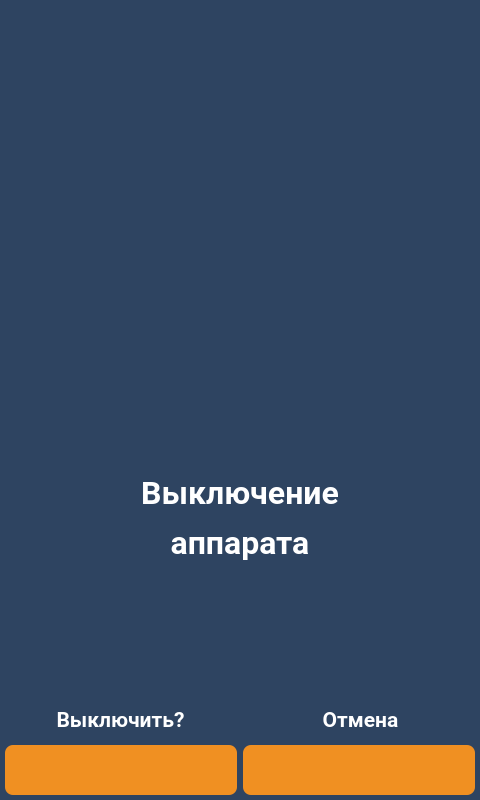
<?xml version="1.0" encoding="UTF-8"?>
<ui version="4.0">
 <class>screen_30_shutdown</class>
 <widget class="QWidget" name="screen_30_shutdown">
  <property name="geometry">
   <rect>
    <x>0</x>
    <y>0</y>
    <width>480</width>
    <height>800</height>
   </rect>
  </property>
  <property name="windowTitle">
   <string>screen_30_shutdown</string>
  </property>
  <property name="styleSheet">
   <string notr="true">QWidget{
	background-color: #2e4461;
}
QLabel {
	background: none;
	color: #FFFFFF;
	border-width: 0px;
	border-radius: 0px;
	font-family: &quot;Roboto&quot;, Sans-serif;
}
#background {
	color: #FFFFFF;
	background-color: #2e4461;
	border-width: 2px;
	border-style: groove;
	border-color: #ff9923;
	border-radius: 0px;
	font-family: &quot;Roboto&quot;, Sans-serif;
}
QPushButton {
	color: #FFFFFF;
	background-color: #f09022;
	border-width: 0px;
	border-style: outset;
	border-color: #EAA657;
	border-radius: 8px;
	font-weight: 600;
    font-size: 25px;
	font-family: &quot;Roboto&quot;, Sans-serif;
}</string>
  </property>
  <widget class="QLabel" name="lbl_info_1">
   <property name="geometry">
    <rect>
     <x>113</x>
     <y>470</y>
     <width>254</width>
     <height>45</height>
    </rect>
   </property>
   <property name="palette">
    <palette>
     <active>
      <colorrole role="WindowText">
       <brush brushstyle="SolidPattern">
        <color alpha="255">
         <red>255</red>
         <green>255</green>
         <blue>255</blue>
        </color>
       </brush>
      </colorrole>
      <colorrole role="Button">
       <brush brushstyle="SolidPattern">
        <color alpha="255">
         <red>26</red>
         <green>71</green>
         <blue>137</blue>
        </color>
       </brush>
      </colorrole>
      <colorrole role="Text">
       <brush brushstyle="SolidPattern">
        <color alpha="255">
         <red>255</red>
         <green>255</green>
         <blue>255</blue>
        </color>
       </brush>
      </colorrole>
      <colorrole role="ButtonText">
       <brush brushstyle="SolidPattern">
        <color alpha="255">
         <red>255</red>
         <green>255</green>
         <blue>255</blue>
        </color>
       </brush>
      </colorrole>
      <colorrole role="Base">
       <brush brushstyle="SolidPattern">
        <color alpha="255">
         <red>26</red>
         <green>71</green>
         <blue>137</blue>
        </color>
       </brush>
      </colorrole>
      <colorrole role="Window">
       <brush brushstyle="SolidPattern">
        <color alpha="255">
         <red>26</red>
         <green>71</green>
         <blue>137</blue>
        </color>
       </brush>
      </colorrole>
      <colorrole role="PlaceholderText">
       <brush brushstyle="NoBrush">
        <color alpha="128">
         <red>255</red>
         <green>255</green>
         <blue>255</blue>
        </color>
       </brush>
      </colorrole>
     </active>
     <inactive>
      <colorrole role="WindowText">
       <brush brushstyle="SolidPattern">
        <color alpha="255">
         <red>255</red>
         <green>255</green>
         <blue>255</blue>
        </color>
       </brush>
      </colorrole>
      <colorrole role="Button">
       <brush brushstyle="SolidPattern">
        <color alpha="255">
         <red>26</red>
         <green>71</green>
         <blue>137</blue>
        </color>
       </brush>
      </colorrole>
      <colorrole role="Text">
       <brush brushstyle="SolidPattern">
        <color alpha="255">
         <red>255</red>
         <green>255</green>
         <blue>255</blue>
        </color>
       </brush>
      </colorrole>
      <colorrole role="ButtonText">
       <brush brushstyle="SolidPattern">
        <color alpha="255">
         <red>255</red>
         <green>255</green>
         <blue>255</blue>
        </color>
       </brush>
      </colorrole>
      <colorrole role="Base">
       <brush brushstyle="SolidPattern">
        <color alpha="255">
         <red>26</red>
         <green>71</green>
         <blue>137</blue>
        </color>
       </brush>
      </colorrole>
      <colorrole role="Window">
       <brush brushstyle="SolidPattern">
        <color alpha="255">
         <red>26</red>
         <green>71</green>
         <blue>137</blue>
        </color>
       </brush>
      </colorrole>
      <colorrole role="PlaceholderText">
       <brush brushstyle="NoBrush">
        <color alpha="128">
         <red>255</red>
         <green>255</green>
         <blue>255</blue>
        </color>
       </brush>
      </colorrole>
     </inactive>
     <disabled>
      <colorrole role="WindowText">
       <brush brushstyle="SolidPattern">
        <color alpha="255">
         <red>255</red>
         <green>255</green>
         <blue>255</blue>
        </color>
       </brush>
      </colorrole>
      <colorrole role="Button">
       <brush brushstyle="SolidPattern">
        <color alpha="255">
         <red>26</red>
         <green>71</green>
         <blue>137</blue>
        </color>
       </brush>
      </colorrole>
      <colorrole role="Text">
       <brush brushstyle="SolidPattern">
        <color alpha="255">
         <red>255</red>
         <green>255</green>
         <blue>255</blue>
        </color>
       </brush>
      </colorrole>
      <colorrole role="ButtonText">
       <brush brushstyle="SolidPattern">
        <color alpha="255">
         <red>255</red>
         <green>255</green>
         <blue>255</blue>
        </color>
       </brush>
      </colorrole>
      <colorrole role="Base">
       <brush brushstyle="SolidPattern">
        <color alpha="255">
         <red>26</red>
         <green>71</green>
         <blue>137</blue>
        </color>
       </brush>
      </colorrole>
      <colorrole role="Window">
       <brush brushstyle="SolidPattern">
        <color alpha="255">
         <red>26</red>
         <green>71</green>
         <blue>137</blue>
        </color>
       </brush>
      </colorrole>
      <colorrole role="PlaceholderText">
       <brush brushstyle="NoBrush">
        <color alpha="128">
         <red>255</red>
         <green>255</green>
         <blue>255</blue>
        </color>
       </brush>
      </colorrole>
     </disabled>
    </palette>
   </property>
   <property name="font">
    <font>
     <family>Roboto</family>
     <pointsize>24</pointsize>
     <weight>75</weight>
     <bold>true</bold>
    </font>
   </property>
   <property name="text">
    <string>Выключение</string>
   </property>
   <property name="alignment">
    <set>Qt::AlignCenter</set>
   </property>
  </widget>
  <widget class="QPushButton" name="btn_back">
   <property name="geometry">
    <rect>
     <x>243</x>
     <y>745</y>
     <width>232</width>
     <height>50</height>
    </rect>
   </property>
   <property name="palette">
    <palette>
     <active>
      <colorrole role="WindowText">
       <brush brushstyle="SolidPattern">
        <color alpha="255">
         <red>255</red>
         <green>255</green>
         <blue>255</blue>
        </color>
       </brush>
      </colorrole>
      <colorrole role="Button">
       <brush brushstyle="SolidPattern">
        <color alpha="255">
         <red>240</red>
         <green>144</green>
         <blue>34</blue>
        </color>
       </brush>
      </colorrole>
      <colorrole role="Text">
       <brush brushstyle="SolidPattern">
        <color alpha="255">
         <red>255</red>
         <green>255</green>
         <blue>255</blue>
        </color>
       </brush>
      </colorrole>
      <colorrole role="ButtonText">
       <brush brushstyle="SolidPattern">
        <color alpha="255">
         <red>255</red>
         <green>255</green>
         <blue>255</blue>
        </color>
       </brush>
      </colorrole>
      <colorrole role="Base">
       <brush brushstyle="SolidPattern">
        <color alpha="255">
         <red>240</red>
         <green>144</green>
         <blue>34</blue>
        </color>
       </brush>
      </colorrole>
      <colorrole role="Window">
       <brush brushstyle="SolidPattern">
        <color alpha="255">
         <red>240</red>
         <green>144</green>
         <blue>34</blue>
        </color>
       </brush>
      </colorrole>
      <colorrole role="PlaceholderText">
       <brush brushstyle="NoBrush">
        <color alpha="128">
         <red>255</red>
         <green>255</green>
         <blue>255</blue>
        </color>
       </brush>
      </colorrole>
     </active>
     <inactive>
      <colorrole role="WindowText">
       <brush brushstyle="SolidPattern">
        <color alpha="255">
         <red>255</red>
         <green>255</green>
         <blue>255</blue>
        </color>
       </brush>
      </colorrole>
      <colorrole role="Button">
       <brush brushstyle="SolidPattern">
        <color alpha="255">
         <red>240</red>
         <green>144</green>
         <blue>34</blue>
        </color>
       </brush>
      </colorrole>
      <colorrole role="Text">
       <brush brushstyle="SolidPattern">
        <color alpha="255">
         <red>255</red>
         <green>255</green>
         <blue>255</blue>
        </color>
       </brush>
      </colorrole>
      <colorrole role="ButtonText">
       <brush brushstyle="SolidPattern">
        <color alpha="255">
         <red>255</red>
         <green>255</green>
         <blue>255</blue>
        </color>
       </brush>
      </colorrole>
      <colorrole role="Base">
       <brush brushstyle="SolidPattern">
        <color alpha="255">
         <red>240</red>
         <green>144</green>
         <blue>34</blue>
        </color>
       </brush>
      </colorrole>
      <colorrole role="Window">
       <brush brushstyle="SolidPattern">
        <color alpha="255">
         <red>240</red>
         <green>144</green>
         <blue>34</blue>
        </color>
       </brush>
      </colorrole>
      <colorrole role="PlaceholderText">
       <brush brushstyle="NoBrush">
        <color alpha="128">
         <red>255</red>
         <green>255</green>
         <blue>255</blue>
        </color>
       </brush>
      </colorrole>
     </inactive>
     <disabled>
      <colorrole role="WindowText">
       <brush brushstyle="SolidPattern">
        <color alpha="255">
         <red>255</red>
         <green>255</green>
         <blue>255</blue>
        </color>
       </brush>
      </colorrole>
      <colorrole role="Button">
       <brush brushstyle="SolidPattern">
        <color alpha="255">
         <red>240</red>
         <green>144</green>
         <blue>34</blue>
        </color>
       </brush>
      </colorrole>
      <colorrole role="Text">
       <brush brushstyle="SolidPattern">
        <color alpha="255">
         <red>255</red>
         <green>255</green>
         <blue>255</blue>
        </color>
       </brush>
      </colorrole>
      <colorrole role="ButtonText">
       <brush brushstyle="SolidPattern">
        <color alpha="255">
         <red>255</red>
         <green>255</green>
         <blue>255</blue>
        </color>
       </brush>
      </colorrole>
      <colorrole role="Base">
       <brush brushstyle="SolidPattern">
        <color alpha="255">
         <red>240</red>
         <green>144</green>
         <blue>34</blue>
        </color>
       </brush>
      </colorrole>
      <colorrole role="Window">
       <brush brushstyle="SolidPattern">
        <color alpha="255">
         <red>240</red>
         <green>144</green>
         <blue>34</blue>
        </color>
       </brush>
      </colorrole>
      <colorrole role="PlaceholderText">
       <brush brushstyle="NoBrush">
        <color alpha="128">
         <red>255</red>
         <green>255</green>
         <blue>255</blue>
        </color>
       </brush>
      </colorrole>
     </disabled>
    </palette>
   </property>
   <property name="font">
    <font>
     <family>Roboto</family>
     <pointsize>-1</pointsize>
     <weight>75</weight>
     <bold>true</bold>
    </font>
   </property>
   <property name="contextMenuPolicy">
    <enum>Qt::DefaultContextMenu</enum>
   </property>
   <property name="layoutDirection">
    <enum>Qt::LeftToRight</enum>
   </property>
   <property name="text">
    <string/>
   </property>
   <property name="icon">
    <iconset resource="../img/resources.qrc">
     <normaloff>:/icons/back_white.png</normaloff>:/icons/back_white.png</iconset>
   </property>
   <property name="iconSize">
    <size>
     <width>51</width>
     <height>51</height>
    </size>
   </property>
  </widget>
  <widget class="QLabel" name="lbl_info_ico">
   <property name="geometry">
    <rect>
     <x>95</x>
     <y>90</y>
     <width>290</width>
     <height>290</height>
    </rect>
   </property>
   <property name="text">
    <string/>
   </property>
   <property name="textFormat">
    <enum>Qt::AutoText</enum>
   </property>
   <property name="pixmap">
    <pixmap resource="../img/resources.qrc">:/icons/shutdown.png</pixmap>
   </property>
   <property name="scaledContents">
    <bool>true</bool>
   </property>
  </widget>
  <widget class="QLabel" name="lbl_info_3">
   <property name="geometry">
    <rect>
     <x>10</x>
     <y>700</y>
     <width>221</width>
     <height>40</height>
    </rect>
   </property>
   <property name="palette">
    <palette>
     <active>
      <colorrole role="WindowText">
       <brush brushstyle="SolidPattern">
        <color alpha="255">
         <red>255</red>
         <green>255</green>
         <blue>255</blue>
        </color>
       </brush>
      </colorrole>
      <colorrole role="Button">
       <brush brushstyle="SolidPattern">
        <color alpha="255">
         <red>26</red>
         <green>71</green>
         <blue>137</blue>
        </color>
       </brush>
      </colorrole>
      <colorrole role="Text">
       <brush brushstyle="SolidPattern">
        <color alpha="255">
         <red>255</red>
         <green>255</green>
         <blue>255</blue>
        </color>
       </brush>
      </colorrole>
      <colorrole role="ButtonText">
       <brush brushstyle="SolidPattern">
        <color alpha="255">
         <red>255</red>
         <green>255</green>
         <blue>255</blue>
        </color>
       </brush>
      </colorrole>
      <colorrole role="Base">
       <brush brushstyle="SolidPattern">
        <color alpha="255">
         <red>26</red>
         <green>71</green>
         <blue>137</blue>
        </color>
       </brush>
      </colorrole>
      <colorrole role="Window">
       <brush brushstyle="SolidPattern">
        <color alpha="255">
         <red>26</red>
         <green>71</green>
         <blue>137</blue>
        </color>
       </brush>
      </colorrole>
      <colorrole role="PlaceholderText">
       <brush brushstyle="NoBrush">
        <color alpha="128">
         <red>255</red>
         <green>255</green>
         <blue>255</blue>
        </color>
       </brush>
      </colorrole>
     </active>
     <inactive>
      <colorrole role="WindowText">
       <brush brushstyle="SolidPattern">
        <color alpha="255">
         <red>255</red>
         <green>255</green>
         <blue>255</blue>
        </color>
       </brush>
      </colorrole>
      <colorrole role="Button">
       <brush brushstyle="SolidPattern">
        <color alpha="255">
         <red>26</red>
         <green>71</green>
         <blue>137</blue>
        </color>
       </brush>
      </colorrole>
      <colorrole role="Text">
       <brush brushstyle="SolidPattern">
        <color alpha="255">
         <red>255</red>
         <green>255</green>
         <blue>255</blue>
        </color>
       </brush>
      </colorrole>
      <colorrole role="ButtonText">
       <brush brushstyle="SolidPattern">
        <color alpha="255">
         <red>255</red>
         <green>255</green>
         <blue>255</blue>
        </color>
       </brush>
      </colorrole>
      <colorrole role="Base">
       <brush brushstyle="SolidPattern">
        <color alpha="255">
         <red>26</red>
         <green>71</green>
         <blue>137</blue>
        </color>
       </brush>
      </colorrole>
      <colorrole role="Window">
       <brush brushstyle="SolidPattern">
        <color alpha="255">
         <red>26</red>
         <green>71</green>
         <blue>137</blue>
        </color>
       </brush>
      </colorrole>
      <colorrole role="PlaceholderText">
       <brush brushstyle="NoBrush">
        <color alpha="128">
         <red>255</red>
         <green>255</green>
         <blue>255</blue>
        </color>
       </brush>
      </colorrole>
     </inactive>
     <disabled>
      <colorrole role="WindowText">
       <brush brushstyle="SolidPattern">
        <color alpha="255">
         <red>255</red>
         <green>255</green>
         <blue>255</blue>
        </color>
       </brush>
      </colorrole>
      <colorrole role="Button">
       <brush brushstyle="SolidPattern">
        <color alpha="255">
         <red>26</red>
         <green>71</green>
         <blue>137</blue>
        </color>
       </brush>
      </colorrole>
      <colorrole role="Text">
       <brush brushstyle="SolidPattern">
        <color alpha="255">
         <red>255</red>
         <green>255</green>
         <blue>255</blue>
        </color>
       </brush>
      </colorrole>
      <colorrole role="ButtonText">
       <brush brushstyle="SolidPattern">
        <color alpha="255">
         <red>255</red>
         <green>255</green>
         <blue>255</blue>
        </color>
       </brush>
      </colorrole>
      <colorrole role="Base">
       <brush brushstyle="SolidPattern">
        <color alpha="255">
         <red>26</red>
         <green>71</green>
         <blue>137</blue>
        </color>
       </brush>
      </colorrole>
      <colorrole role="Window">
       <brush brushstyle="SolidPattern">
        <color alpha="255">
         <red>26</red>
         <green>71</green>
         <blue>137</blue>
        </color>
       </brush>
      </colorrole>
      <colorrole role="PlaceholderText">
       <brush brushstyle="NoBrush">
        <color alpha="128">
         <red>255</red>
         <green>255</green>
         <blue>255</blue>
        </color>
       </brush>
      </colorrole>
     </disabled>
    </palette>
   </property>
   <property name="font">
    <font>
     <family>Roboto</family>
     <pointsize>16</pointsize>
     <weight>75</weight>
     <bold>true</bold>
    </font>
   </property>
   <property name="text">
    <string>Выключить?</string>
   </property>
   <property name="alignment">
    <set>Qt::AlignCenter</set>
   </property>
  </widget>
  <widget class="QPushButton" name="btn_ok">
   <property name="geometry">
    <rect>
     <x>5</x>
     <y>745</y>
     <width>232</width>
     <height>50</height>
    </rect>
   </property>
   <property name="palette">
    <palette>
     <active>
      <colorrole role="WindowText">
       <brush brushstyle="SolidPattern">
        <color alpha="255">
         <red>255</red>
         <green>255</green>
         <blue>255</blue>
        </color>
       </brush>
      </colorrole>
      <colorrole role="Button">
       <brush brushstyle="SolidPattern">
        <color alpha="255">
         <red>240</red>
         <green>144</green>
         <blue>34</blue>
        </color>
       </brush>
      </colorrole>
      <colorrole role="Text">
       <brush brushstyle="SolidPattern">
        <color alpha="255">
         <red>255</red>
         <green>255</green>
         <blue>255</blue>
        </color>
       </brush>
      </colorrole>
      <colorrole role="ButtonText">
       <brush brushstyle="SolidPattern">
        <color alpha="255">
         <red>255</red>
         <green>255</green>
         <blue>255</blue>
        </color>
       </brush>
      </colorrole>
      <colorrole role="Base">
       <brush brushstyle="SolidPattern">
        <color alpha="255">
         <red>240</red>
         <green>144</green>
         <blue>34</blue>
        </color>
       </brush>
      </colorrole>
      <colorrole role="Window">
       <brush brushstyle="SolidPattern">
        <color alpha="255">
         <red>240</red>
         <green>144</green>
         <blue>34</blue>
        </color>
       </brush>
      </colorrole>
      <colorrole role="PlaceholderText">
       <brush brushstyle="NoBrush">
        <color alpha="128">
         <red>255</red>
         <green>255</green>
         <blue>255</blue>
        </color>
       </brush>
      </colorrole>
     </active>
     <inactive>
      <colorrole role="WindowText">
       <brush brushstyle="SolidPattern">
        <color alpha="255">
         <red>255</red>
         <green>255</green>
         <blue>255</blue>
        </color>
       </brush>
      </colorrole>
      <colorrole role="Button">
       <brush brushstyle="SolidPattern">
        <color alpha="255">
         <red>240</red>
         <green>144</green>
         <blue>34</blue>
        </color>
       </brush>
      </colorrole>
      <colorrole role="Text">
       <brush brushstyle="SolidPattern">
        <color alpha="255">
         <red>255</red>
         <green>255</green>
         <blue>255</blue>
        </color>
       </brush>
      </colorrole>
      <colorrole role="ButtonText">
       <brush brushstyle="SolidPattern">
        <color alpha="255">
         <red>255</red>
         <green>255</green>
         <blue>255</blue>
        </color>
       </brush>
      </colorrole>
      <colorrole role="Base">
       <brush brushstyle="SolidPattern">
        <color alpha="255">
         <red>240</red>
         <green>144</green>
         <blue>34</blue>
        </color>
       </brush>
      </colorrole>
      <colorrole role="Window">
       <brush brushstyle="SolidPattern">
        <color alpha="255">
         <red>240</red>
         <green>144</green>
         <blue>34</blue>
        </color>
       </brush>
      </colorrole>
      <colorrole role="PlaceholderText">
       <brush brushstyle="NoBrush">
        <color alpha="128">
         <red>255</red>
         <green>255</green>
         <blue>255</blue>
        </color>
       </brush>
      </colorrole>
     </inactive>
     <disabled>
      <colorrole role="WindowText">
       <brush brushstyle="SolidPattern">
        <color alpha="255">
         <red>255</red>
         <green>255</green>
         <blue>255</blue>
        </color>
       </brush>
      </colorrole>
      <colorrole role="Button">
       <brush brushstyle="SolidPattern">
        <color alpha="255">
         <red>240</red>
         <green>144</green>
         <blue>34</blue>
        </color>
       </brush>
      </colorrole>
      <colorrole role="Text">
       <brush brushstyle="SolidPattern">
        <color alpha="255">
         <red>255</red>
         <green>255</green>
         <blue>255</blue>
        </color>
       </brush>
      </colorrole>
      <colorrole role="ButtonText">
       <brush brushstyle="SolidPattern">
        <color alpha="255">
         <red>255</red>
         <green>255</green>
         <blue>255</blue>
        </color>
       </brush>
      </colorrole>
      <colorrole role="Base">
       <brush brushstyle="SolidPattern">
        <color alpha="255">
         <red>240</red>
         <green>144</green>
         <blue>34</blue>
        </color>
       </brush>
      </colorrole>
      <colorrole role="Window">
       <brush brushstyle="SolidPattern">
        <color alpha="255">
         <red>240</red>
         <green>144</green>
         <blue>34</blue>
        </color>
       </brush>
      </colorrole>
      <colorrole role="PlaceholderText">
       <brush brushstyle="NoBrush">
        <color alpha="128">
         <red>255</red>
         <green>255</green>
         <blue>255</blue>
        </color>
       </brush>
      </colorrole>
     </disabled>
    </palette>
   </property>
   <property name="font">
    <font>
     <family>Roboto</family>
     <pointsize>-1</pointsize>
     <weight>75</weight>
     <bold>true</bold>
    </font>
   </property>
   <property name="contextMenuPolicy">
    <enum>Qt::DefaultContextMenu</enum>
   </property>
   <property name="layoutDirection">
    <enum>Qt::LeftToRight</enum>
   </property>
   <property name="text">
    <string/>
   </property>
   <property name="icon">
    <iconset resource="../img/resources.qrc">
     <normaloff>:/icons/ok_white.png</normaloff>:/icons/ok_white.png</iconset>
   </property>
   <property name="iconSize">
    <size>
     <width>51</width>
     <height>51</height>
    </size>
   </property>
  </widget>
  <widget class="QLabel" name="lbl_info_2">
   <property name="geometry">
    <rect>
     <x>113</x>
     <y>520</y>
     <width>254</width>
     <height>45</height>
    </rect>
   </property>
   <property name="palette">
    <palette>
     <active>
      <colorrole role="WindowText">
       <brush brushstyle="SolidPattern">
        <color alpha="255">
         <red>255</red>
         <green>255</green>
         <blue>255</blue>
        </color>
       </brush>
      </colorrole>
      <colorrole role="Button">
       <brush brushstyle="SolidPattern">
        <color alpha="255">
         <red>26</red>
         <green>71</green>
         <blue>137</blue>
        </color>
       </brush>
      </colorrole>
      <colorrole role="Text">
       <brush brushstyle="SolidPattern">
        <color alpha="255">
         <red>255</red>
         <green>255</green>
         <blue>255</blue>
        </color>
       </brush>
      </colorrole>
      <colorrole role="ButtonText">
       <brush brushstyle="SolidPattern">
        <color alpha="255">
         <red>255</red>
         <green>255</green>
         <blue>255</blue>
        </color>
       </brush>
      </colorrole>
      <colorrole role="Base">
       <brush brushstyle="SolidPattern">
        <color alpha="255">
         <red>26</red>
         <green>71</green>
         <blue>137</blue>
        </color>
       </brush>
      </colorrole>
      <colorrole role="Window">
       <brush brushstyle="SolidPattern">
        <color alpha="255">
         <red>26</red>
         <green>71</green>
         <blue>137</blue>
        </color>
       </brush>
      </colorrole>
      <colorrole role="PlaceholderText">
       <brush brushstyle="NoBrush">
        <color alpha="128">
         <red>255</red>
         <green>255</green>
         <blue>255</blue>
        </color>
       </brush>
      </colorrole>
     </active>
     <inactive>
      <colorrole role="WindowText">
       <brush brushstyle="SolidPattern">
        <color alpha="255">
         <red>255</red>
         <green>255</green>
         <blue>255</blue>
        </color>
       </brush>
      </colorrole>
      <colorrole role="Button">
       <brush brushstyle="SolidPattern">
        <color alpha="255">
         <red>26</red>
         <green>71</green>
         <blue>137</blue>
        </color>
       </brush>
      </colorrole>
      <colorrole role="Text">
       <brush brushstyle="SolidPattern">
        <color alpha="255">
         <red>255</red>
         <green>255</green>
         <blue>255</blue>
        </color>
       </brush>
      </colorrole>
      <colorrole role="ButtonText">
       <brush brushstyle="SolidPattern">
        <color alpha="255">
         <red>255</red>
         <green>255</green>
         <blue>255</blue>
        </color>
       </brush>
      </colorrole>
      <colorrole role="Base">
       <brush brushstyle="SolidPattern">
        <color alpha="255">
         <red>26</red>
         <green>71</green>
         <blue>137</blue>
        </color>
       </brush>
      </colorrole>
      <colorrole role="Window">
       <brush brushstyle="SolidPattern">
        <color alpha="255">
         <red>26</red>
         <green>71</green>
         <blue>137</blue>
        </color>
       </brush>
      </colorrole>
      <colorrole role="PlaceholderText">
       <brush brushstyle="NoBrush">
        <color alpha="128">
         <red>255</red>
         <green>255</green>
         <blue>255</blue>
        </color>
       </brush>
      </colorrole>
     </inactive>
     <disabled>
      <colorrole role="WindowText">
       <brush brushstyle="SolidPattern">
        <color alpha="255">
         <red>255</red>
         <green>255</green>
         <blue>255</blue>
        </color>
       </brush>
      </colorrole>
      <colorrole role="Button">
       <brush brushstyle="SolidPattern">
        <color alpha="255">
         <red>26</red>
         <green>71</green>
         <blue>137</blue>
        </color>
       </brush>
      </colorrole>
      <colorrole role="Text">
       <brush brushstyle="SolidPattern">
        <color alpha="255">
         <red>255</red>
         <green>255</green>
         <blue>255</blue>
        </color>
       </brush>
      </colorrole>
      <colorrole role="ButtonText">
       <brush brushstyle="SolidPattern">
        <color alpha="255">
         <red>255</red>
         <green>255</green>
         <blue>255</blue>
        </color>
       </brush>
      </colorrole>
      <colorrole role="Base">
       <brush brushstyle="SolidPattern">
        <color alpha="255">
         <red>26</red>
         <green>71</green>
         <blue>137</blue>
        </color>
       </brush>
      </colorrole>
      <colorrole role="Window">
       <brush brushstyle="SolidPattern">
        <color alpha="255">
         <red>26</red>
         <green>71</green>
         <blue>137</blue>
        </color>
       </brush>
      </colorrole>
      <colorrole role="PlaceholderText">
       <brush brushstyle="NoBrush">
        <color alpha="128">
         <red>255</red>
         <green>255</green>
         <blue>255</blue>
        </color>
       </brush>
      </colorrole>
     </disabled>
    </palette>
   </property>
   <property name="font">
    <font>
     <family>Roboto</family>
     <pointsize>24</pointsize>
     <weight>75</weight>
     <bold>true</bold>
    </font>
   </property>
   <property name="text">
    <string>аппарата</string>
   </property>
   <property name="alignment">
    <set>Qt::AlignCenter</set>
   </property>
  </widget>
  <widget class="QLabel" name="lbl_info_4">
   <property name="geometry">
    <rect>
     <x>250</x>
     <y>700</y>
     <width>221</width>
     <height>40</height>
    </rect>
   </property>
   <property name="palette">
    <palette>
     <active>
      <colorrole role="WindowText">
       <brush brushstyle="SolidPattern">
        <color alpha="255">
         <red>255</red>
         <green>255</green>
         <blue>255</blue>
        </color>
       </brush>
      </colorrole>
      <colorrole role="Button">
       <brush brushstyle="SolidPattern">
        <color alpha="255">
         <red>26</red>
         <green>71</green>
         <blue>137</blue>
        </color>
       </brush>
      </colorrole>
      <colorrole role="Text">
       <brush brushstyle="SolidPattern">
        <color alpha="255">
         <red>255</red>
         <green>255</green>
         <blue>255</blue>
        </color>
       </brush>
      </colorrole>
      <colorrole role="ButtonText">
       <brush brushstyle="SolidPattern">
        <color alpha="255">
         <red>255</red>
         <green>255</green>
         <blue>255</blue>
        </color>
       </brush>
      </colorrole>
      <colorrole role="Base">
       <brush brushstyle="SolidPattern">
        <color alpha="255">
         <red>26</red>
         <green>71</green>
         <blue>137</blue>
        </color>
       </brush>
      </colorrole>
      <colorrole role="Window">
       <brush brushstyle="SolidPattern">
        <color alpha="255">
         <red>26</red>
         <green>71</green>
         <blue>137</blue>
        </color>
       </brush>
      </colorrole>
      <colorrole role="PlaceholderText">
       <brush brushstyle="NoBrush">
        <color alpha="128">
         <red>255</red>
         <green>255</green>
         <blue>255</blue>
        </color>
       </brush>
      </colorrole>
     </active>
     <inactive>
      <colorrole role="WindowText">
       <brush brushstyle="SolidPattern">
        <color alpha="255">
         <red>255</red>
         <green>255</green>
         <blue>255</blue>
        </color>
       </brush>
      </colorrole>
      <colorrole role="Button">
       <brush brushstyle="SolidPattern">
        <color alpha="255">
         <red>26</red>
         <green>71</green>
         <blue>137</blue>
        </color>
       </brush>
      </colorrole>
      <colorrole role="Text">
       <brush brushstyle="SolidPattern">
        <color alpha="255">
         <red>255</red>
         <green>255</green>
         <blue>255</blue>
        </color>
       </brush>
      </colorrole>
      <colorrole role="ButtonText">
       <brush brushstyle="SolidPattern">
        <color alpha="255">
         <red>255</red>
         <green>255</green>
         <blue>255</blue>
        </color>
       </brush>
      </colorrole>
      <colorrole role="Base">
       <brush brushstyle="SolidPattern">
        <color alpha="255">
         <red>26</red>
         <green>71</green>
         <blue>137</blue>
        </color>
       </brush>
      </colorrole>
      <colorrole role="Window">
       <brush brushstyle="SolidPattern">
        <color alpha="255">
         <red>26</red>
         <green>71</green>
         <blue>137</blue>
        </color>
       </brush>
      </colorrole>
      <colorrole role="PlaceholderText">
       <brush brushstyle="NoBrush">
        <color alpha="128">
         <red>255</red>
         <green>255</green>
         <blue>255</blue>
        </color>
       </brush>
      </colorrole>
     </inactive>
     <disabled>
      <colorrole role="WindowText">
       <brush brushstyle="SolidPattern">
        <color alpha="255">
         <red>255</red>
         <green>255</green>
         <blue>255</blue>
        </color>
       </brush>
      </colorrole>
      <colorrole role="Button">
       <brush brushstyle="SolidPattern">
        <color alpha="255">
         <red>26</red>
         <green>71</green>
         <blue>137</blue>
        </color>
       </brush>
      </colorrole>
      <colorrole role="Text">
       <brush brushstyle="SolidPattern">
        <color alpha="255">
         <red>255</red>
         <green>255</green>
         <blue>255</blue>
        </color>
       </brush>
      </colorrole>
      <colorrole role="ButtonText">
       <brush brushstyle="SolidPattern">
        <color alpha="255">
         <red>255</red>
         <green>255</green>
         <blue>255</blue>
        </color>
       </brush>
      </colorrole>
      <colorrole role="Base">
       <brush brushstyle="SolidPattern">
        <color alpha="255">
         <red>26</red>
         <green>71</green>
         <blue>137</blue>
        </color>
       </brush>
      </colorrole>
      <colorrole role="Window">
       <brush brushstyle="SolidPattern">
        <color alpha="255">
         <red>26</red>
         <green>71</green>
         <blue>137</blue>
        </color>
       </brush>
      </colorrole>
      <colorrole role="PlaceholderText">
       <brush brushstyle="NoBrush">
        <color alpha="128">
         <red>255</red>
         <green>255</green>
         <blue>255</blue>
        </color>
       </brush>
      </colorrole>
     </disabled>
    </palette>
   </property>
   <property name="font">
    <font>
     <family>Roboto</family>
     <pointsize>16</pointsize>
     <weight>75</weight>
     <bold>true</bold>
    </font>
   </property>
   <property name="text">
    <string>Отмена</string>
   </property>
   <property name="alignment">
    <set>Qt::AlignCenter</set>
   </property>
  </widget>
 </widget>
 <resources>
  <include location="../img/resources.qrc"/>
 </resources>
 <connections/>
</ui>
